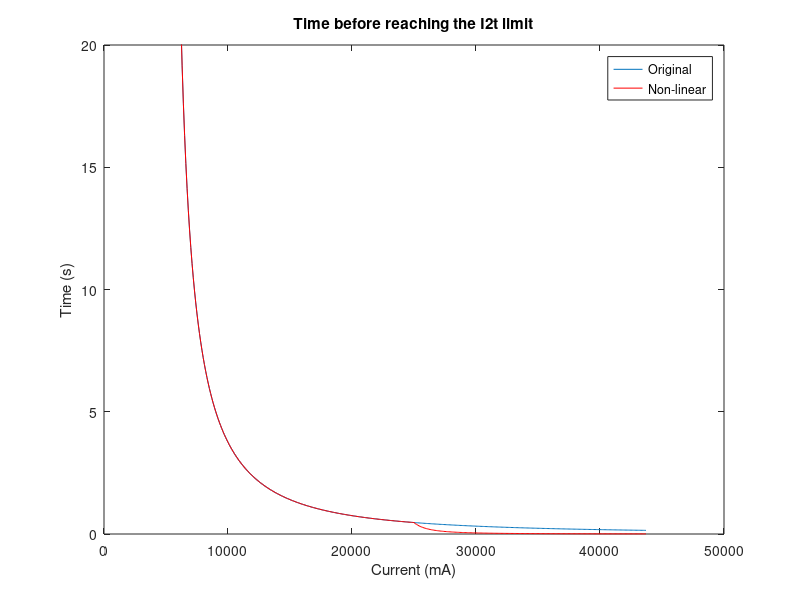

MATLAB code for this plot:
% I2t current limit: user
% JFDuval, Dephy, Inc. 06/14/2017
% Update August 2018: Added non-linearity
% Update December 2018: Cleaner code and output

% Note: use this file to get your #define values. i2t_1.m can be used to test
% your values with different profiles.

clc;
close all;
clear all;
format short eng

% Period, i2t_compute() call:
dt = 100e-3;      %Every 100ms
Y_TIME_MAX = 20;  %Max time plotted, in seconds

disp('Program these values in i2t-current-limit.h:')
disp('============================================')

% The algorithm uses 8-bit values: we need to scale down the maximum current
% accordingly. It uses real units (mA). Ex.: ±30000mA sensor
% 30000/256 = 117 => shift 7 (div by 128). 30A will give us 234

% Pocket has a ±5A sensor. 5000/256 = 19.53 => shift by 5 (32)

I2T_SHIFT = 7             % Closest bitshift available
SCALE = 128;              % (Octave only, avoids bitwise operations)
NON_LIN_TRESH = 25000;    % mA

% Maximum average current you want to support:
maxAvgCurrent = 5000;     %mA
I2T_LEAK = (maxAvgCurrent / SCALE)^2

% Maximum peak current you want to support, and duration:
currentLimit = 17500;     %mA
currentLimitTime = 1;     %s
I2T_LIMIT = (currentLimitTime / dt) * ((currentLimit/SCALE)^2 - I2T_LEAK)

%At what fraction of the max to you want a warning? (0-1)
warn = 0.8;
I2T_WARNING = warn * I2T_LIMIT;

%8-bit non-lin:
I2T_NON_LINEAR_THRESHOLD = NON_LIN_TRESH / SCALE

% Plotting:
CURR = maxAvgCurrent:100:2.5*currentLimit;
CURR2 = (max(0,(CURR-NON_LIN_TRESH)));
tmp = (CURR./SCALE).^2;
tmpNL = ((CURR+10*CURR2)./SCALE).^2;
time = (I2T_LIMIT * dt) ./ ( tmp - I2T_LEAK );
timeNL = (I2T_LIMIT * dt) ./ ( tmpNL - I2T_LEAK );
figure()
plot(CURR, time)
title('Time before reaching the I2t limit')
xlabel('Current (mA)')
ylabel('Time (s)')
ylim([0,Y_TIME_MAX])
hold on
plot(CURR, timeNL, 'r')
legend('Original', 'Non-linear')

disp('')
disp('Time at given current (mA):')
CURR = 30000
CURR2 = (max(0,(CURR-NON_LIN_TRESH)));
tmp = (CURR./SCALE).^2;
tmpNL = ((CURR+10*CURR2)./SCALE).^2;
time = (I2T_LIMIT * dt) ./ ( tmp - I2T_LEAK )
timeNL = (I2T_LIMIT * dt) ./ ( tmpNL - I2T_LEAK )
